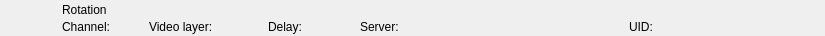
<?xml version="1.0" encoding="UTF-8"?>
<ui version="4.0">
 <class>RundownRotationWidget</class>
 <widget class="QWidget" name="RundownRotationWidget">
  <property name="geometry">
   <rect>
    <x>0</x>
    <y>0</y>
    <width>825</width>
    <height>36</height>
   </rect>
  </property>
  <layout class="QHBoxLayout" name="horizontalLayout">
   <property name="spacing">
    <number>0</number>
   </property>
   <property name="margin">
    <number>0</number>
   </property>
   <item>
    <widget class="QFrame" name="frameItem">
     <property name="sizePolicy">
      <sizepolicy hsizetype="Preferred" vsizetype="Fixed">
       <horstretch>0</horstretch>
       <verstretch>0</verstretch>
      </sizepolicy>
     </property>
     <property name="minimumSize">
      <size>
       <width>0</width>
       <height>36</height>
      </size>
     </property>
     <widget class="QLabel" name="labelIcon">
      <property name="geometry">
       <rect>
        <x>22</x>
        <y>2</y>
        <width>32</width>
        <height>32</height>
       </rect>
      </property>
      <property name="text">
       <string/>
      </property>
      <property name="pixmap">
       <pixmap resource="../Widgets.qrc">:/Graphics/Images/Rotation.png</pixmap>
      </property>
      <property name="scaledContents">
       <bool>true</bool>
      </property>
     </widget>
     <widget class="QLabel" name="labelChannel">
      <property name="geometry">
       <rect>
        <x>62</x>
        <y>19</y>
        <width>78</width>
        <height>16</height>
       </rect>
      </property>
      <property name="text">
       <string>Channel:</string>
      </property>
     </widget>
     <widget class="QLabel" name="labelLabel">
      <property name="geometry">
       <rect>
        <x>62</x>
        <y>2</y>
        <width>561</width>
        <height>16</height>
       </rect>
      </property>
      <property name="text">
       <string>Rotation</string>
      </property>
     </widget>
     <widget class="QLabel" name="labelVideolayer">
      <property name="geometry">
       <rect>
        <x>149</x>
        <y>19</y>
        <width>110</width>
        <height>16</height>
       </rect>
      </property>
      <property name="text">
       <string>Video layer:</string>
      </property>
     </widget>
     <widget class="QLabel" name="labelColor">
      <property name="geometry">
       <rect>
        <x>0</x>
        <y>0</y>
        <width>18</width>
        <height>36</height>
       </rect>
      </property>
      <property name="text">
       <string/>
      </property>
     </widget>
     <widget class="QLabel" name="labelGroupColor">
      <property name="geometry">
       <rect>
        <x>0</x>
        <y>0</y>
        <width>6</width>
        <height>36</height>
       </rect>
      </property>
      <property name="text">
       <string/>
      </property>
     </widget>
     <widget class="QLabel" name="labelDevice">
      <property name="geometry">
       <rect>
        <x>360</x>
        <y>19</y>
        <width>260</width>
        <height>16</height>
       </rect>
      </property>
      <property name="text">
       <string>Server:</string>
      </property>
     </widget>
     <widget class="QLabel" name="labelDelay">
      <property name="geometry">
       <rect>
        <x>268</x>
        <y>19</y>
        <width>83</width>
        <height>16</height>
       </rect>
      </property>
      <property name="text">
       <string>Delay:</string>
      </property>
     </widget>
     <widget class="QLabel" name="labelRemoteTriggerId">
      <property name="geometry">
       <rect>
        <x>629</x>
        <y>19</y>
        <width>111</width>
        <height>16</height>
       </rect>
      </property>
      <property name="text">
       <string>UID:</string>
      </property>
     </widget>
    </widget>
   </item>
   <item>
    <widget class="QFrame" name="frameStatus">
     <property name="minimumSize">
      <size>
       <width>77</width>
       <height>0</height>
      </size>
     </property>
     <property name="maximumSize">
      <size>
       <width>77</width>
       <height>16777215</height>
      </size>
     </property>
     <widget class="QLabel" name="labelGpiConnected">
      <property name="geometry">
       <rect>
        <x>1</x>
        <y>2</y>
        <width>32</width>
        <height>32</height>
       </rect>
      </property>
      <property name="minimumSize">
       <size>
        <width>32</width>
        <height>32</height>
       </size>
      </property>
      <property name="maximumSize">
       <size>
        <width>32</width>
        <height>32</height>
       </size>
      </property>
      <property name="lineWidth">
       <number>0</number>
      </property>
      <property name="text">
       <string/>
      </property>
      <property name="pixmap">
       <pixmap resource="../Widgets.qrc">:/Graphics/Images/GpiConnected.png</pixmap>
      </property>
      <property name="scaledContents">
       <bool>true</bool>
      </property>
     </widget>
     <widget class="QLabel" name="labelDisconnected">
      <property name="geometry">
       <rect>
        <x>32</x>
        <y>2</y>
        <width>32</width>
        <height>32</height>
       </rect>
      </property>
      <property name="minimumSize">
       <size>
        <width>32</width>
        <height>32</height>
       </size>
      </property>
      <property name="maximumSize">
       <size>
        <width>32</width>
        <height>32</height>
       </size>
      </property>
      <property name="text">
       <string/>
      </property>
      <property name="pixmap">
       <pixmap resource="../Widgets.qrc">:/Graphics/Images/Disconnected.png</pixmap>
      </property>
      <property name="scaledContents">
       <bool>true</bool>
      </property>
     </widget>
     <widget class="QLabel" name="labelActiveColor">
      <property name="geometry">
       <rect>
        <x>69</x>
        <y>0</y>
        <width>8</width>
        <height>36</height>
       </rect>
      </property>
      <property name="minimumSize">
       <size>
        <width>8</width>
        <height>36</height>
       </size>
      </property>
      <property name="maximumSize">
       <size>
        <width>8</width>
        <height>36</height>
       </size>
      </property>
      <property name="text">
       <string/>
      </property>
     </widget>
    </widget>
   </item>
  </layout>
 </widget>
 <resources>
  <include location="../Widgets.qrc"/>
 </resources>
 <connections/>
 <slots>
  <slot>addToCombo()</slot>
 </slots>
</ui>
